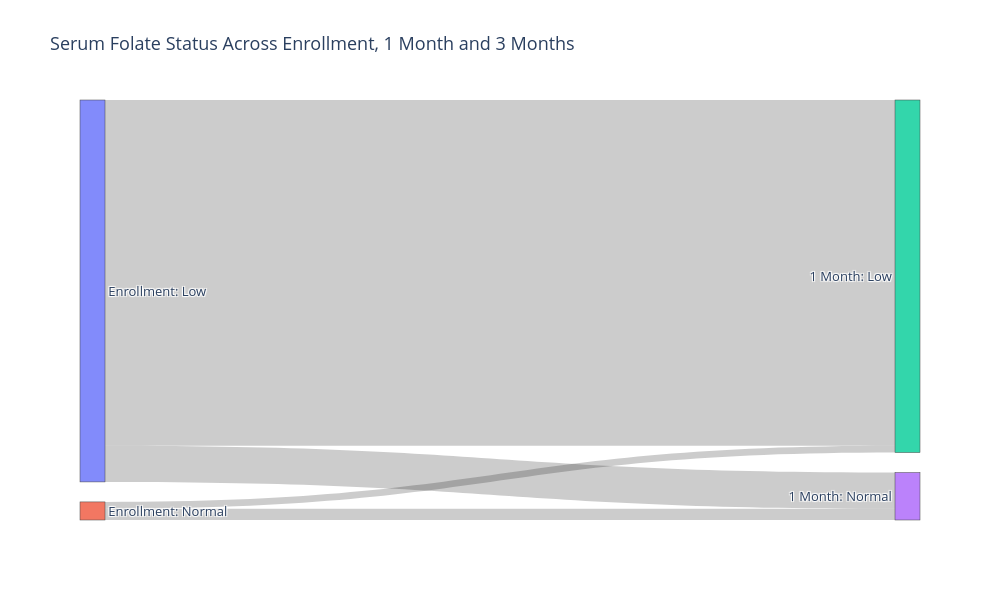

The notebook cell saved with this chart:
### Code cell
# -----------------------------------
# 3. Calculate transitions
# -----------------------------------

# Enrollment -> 1 Month
flow_1 = (
    plot_folate
    .groupby(
        [
            "serum_folate_e_Enrollment_category",
            "serum_folate_1_Enrollment_category"
        ],
        observed=True
    )
    .size()
    .reset_index(name="count")
)

# # 1 Month -> 3 Months
# flow_2 = (
#     plot_folate
#     .groupby(
#         [
#             "serum_folate_1_Enrollment_category",
#             "serum_folate_3_Enrollment_category"
#         ],
#         observed=True
#     )
#     .size()
#     .reset_index(name="count")
# )


# -----------------------------------
# 4. Define nodes
# -----------------------------------

nodes = [
    "Enrollment: Low",
    "Enrollment: Normal",
    "1 Month: Low",
    "1 Month: Normal",
    # "3 Months: Low",
    # "3 Months: Normal"
]

node_index = {
    node: i for i, node in enumerate(nodes)
}


# -----------------------------------
# 5. Build source-target flows
# -----------------------------------

sources = []
targets = []
values = []


# Enrollment -> 1 Month
for _, row in flow_1.iterrows():

    source = (
        f"Enrollment: "
        f"{row['serum_folate_e_Enrollment_category']}"
    )

    target = (
        f"1 Month: "
        f"{row['serum_folate_1_Enrollment_category']}"
    )

    sources.append(node_index[source])
    targets.append(node_index[target])
    values.append(row["count"])


# # 1 Month -> 3 Months
# for _, row in flow_2.iterrows():

#     source = (
#         f"1 Month: "
#         f"{row['serum_folate_1_Enrollment_category']}"
#     )

#     # target = (
#     #     f"3 Months: "
#     #     f"{row['serum_folate_3_Enrollment_category']}"
#     # )

#     sources.append(node_index[source])
#     targets.append(node_index[target])
#     values.append(row["count"])


# -----------------------------------
# 6. Plot Sankey / Alluvial diagram
# -----------------------------------

fig = go.Figure(
    go.Sankey(
        arrangement="snap",

        node=dict(
            pad=20,
            thickness=25,
            label=nodes
        ),

        link=dict(
            source=sources,
            target=targets,
            value=values
        )
    )
)

fig.update_layout(
    title="Serum Folate Status Across Enrollment, 1 Month and 3 Months",
    font_size=13,
    width=1000,
    height=600
)

fig.show()

### Figure 1 — Plotly figure (JSON) as saved in the notebook; plotly's stock layout.template omitted (floating-point values rounded to 4 significant figures)
{"data": [{"arrangement": "snap", "link": {"source": [0, 0, 1, 1], "target": [2, 3, 2, 3], "value": [153, 16, 3, 5]}, "node": {"label": ["Enrollment: Low", "Enrollment: Normal", "1 Month: Low", "1 Month: Normal"], "pad": 20, "thickness": 25}, "type": "sankey"}], "layout": {"font": {"size": 13}, "height": 600, "title": {"text": "Serum Folate Status Across Enrollment, 1 Month and 3 Months"}, "width": 1000}}
